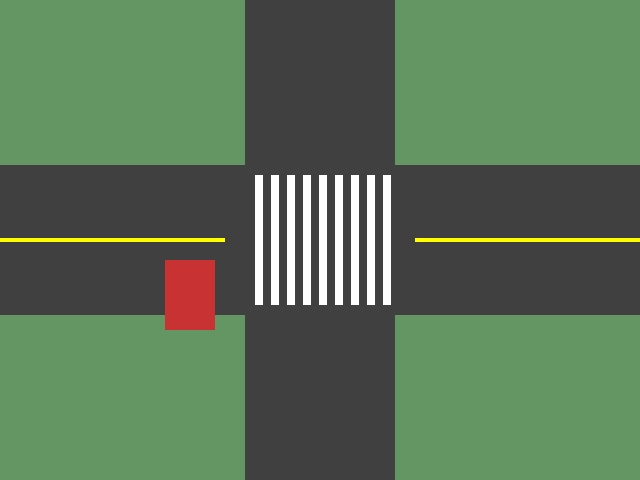
#> input picture tests/fixtures/synthetic/crosswalk_001.jpg, 640 x 480 px; its folder holds only this picture in this run
$ python -i segment_color.py   (imports and definitions only)
#> lines starting #> are read from the running program, lines starting #| are printed output that depends on the picture; after the words box and inside, x2 and y2 are one past the last pixel; in counts of white or black regions, pixels touching at a corner belong together
#!/usr/bin/env python3
"""
Color-based Road Segmentation using HSV color space
HSV 색상 공간 기반 도로 영역 추출
"""

import cv2
import numpy as np
from pathlib import Path
from tqdm import tqdm

def segment_road_by_color(image_path, output_dir):
    """
    HSV 기반 도로 영역 추출
    Extract road regions using HSV color thresholding

    Args:
        image_path: Path to input image
        output_dir: Directory to save results

    Returns:
        Path to output image
    """
#> called with output_dir = 'out.png'
    # Read image
    img = cv2.imread(str(image_path))
#> img is the input picture: shape (480, 640, 3); mean B, G, R 87.6, 115.8, 91.4
    if img is None:
        print(f"Warning: Could not read {image_path}")
        return None

    # Convert to HSV color space
    hsv = cv2.cvtColor(img, cv2.COLOR_BGR2HSV)
#> hsv: shape (480, 640, 3); mean H, S, V 36.6, 50.6, 117.6

    # Define road color range (gray asphalt)
    # H: 0-180 (all hues for gray)
    # S: 0-50 (low saturation for gray)
    # V: 40-180 (medium to high value)
    lower_road = np.array([0, 0, 40])
    upper_road = np.array([180, 50, 180])

    # Create mask
    mask = cv2.inRange(hsv, lower_road, upper_road)
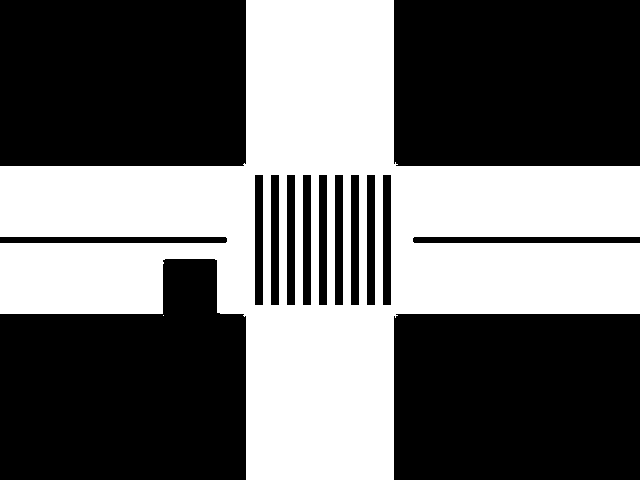
#> mask: shape (480, 640); 41.9% white; 2 white regions (1 under 20 px), largest, box (x1, y1, x2, y2) and area: (0, 0, 640, 480) 128837

    # Morphological operations to remove noise
    kernel = np.ones((5, 5), np.uint8)
    mask = cv2.morphologyEx(mask, cv2.MORPH_CLOSE, kernel)  # Fill small holes
#> mask: shape (480, 640); 41.9% white; 2 white regions (1 under 20 px), largest, box (x1, y1, x2, y2) and area: (0, 0, 640, 480) 128859
    mask = cv2.morphologyEx(mask, cv2.MORPH_OPEN, kernel)   # Remove small noise
#> mask: shape (480, 640); 41.9% white; 1 white region, box (x1, y1, x2, y2) and area: (0, 0, 640, 480) 128859

    # Create visualization
    result = cv2.bitwise_and(img, img, mask=mask)
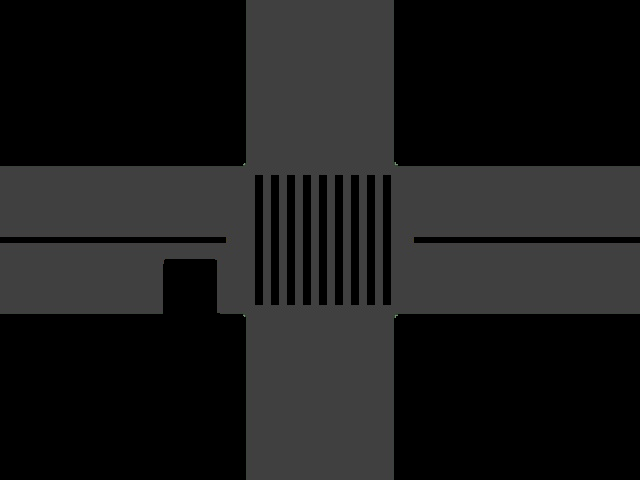
#> result: shape (480, 640, 3); mean B, G, R 26.8, 26.9, 26.8
    overlay = img.copy()
    overlay[mask > 0] = [128, 128, 128]  # Gray color for road regions
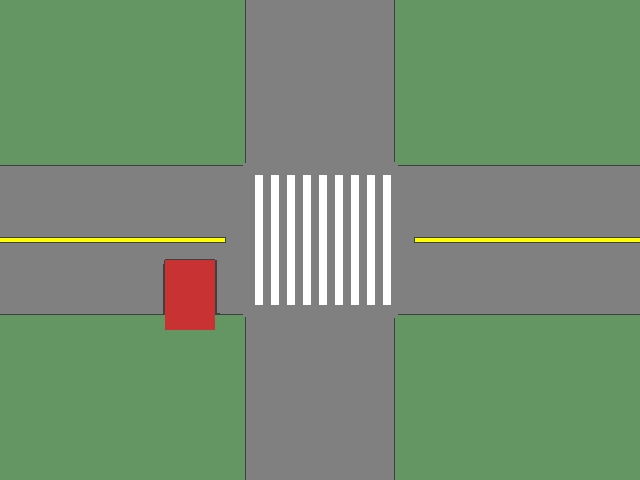
#> overlay: shape (480, 640, 3); mean B, G, R 114.5, 142.7, 118.2
    blended = cv2.addWeighted(img, 0.6, overlay, 0.4, 0)
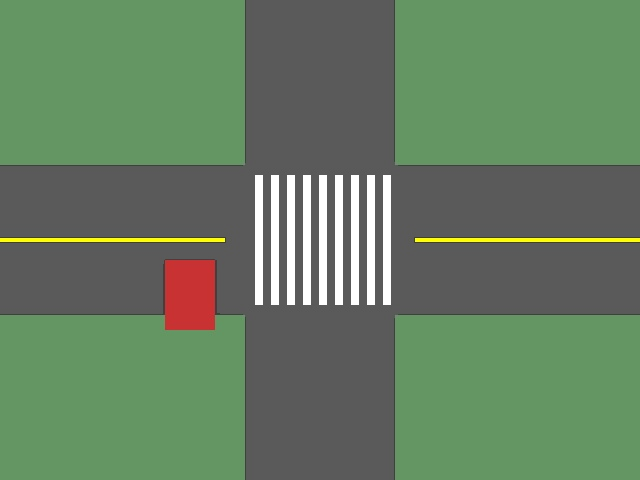
#> blended: shape (480, 640, 3); mean B, G, R 98.5, 126.7, 102.2

    # Save blended result
#> (the run stopped early here; a loop or call above may not have finished)

$ run again, on tests/fixtures/synthetic/highway_001.jpg
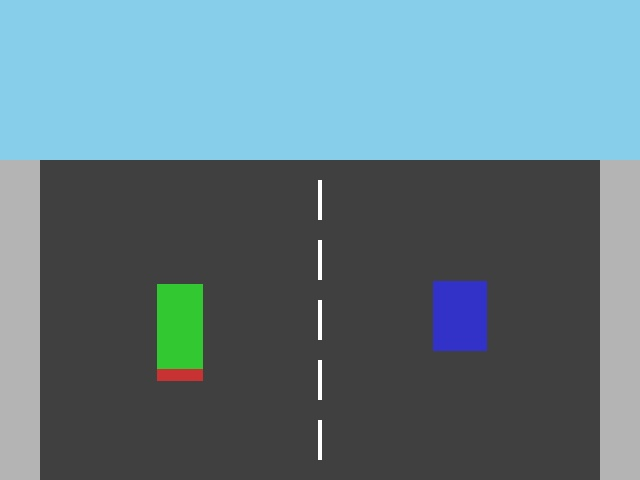
#> input picture tests/fixtures/synthetic/highway_001.jpg, 640 x 480 px
#> in segment_road_by_color, img is the input picture: shape (480, 640, 3); mean B, G, R 132.3, 123, 97.7
#> hsv: shape (480, 640, 3); mean H, S, V 36.1, 41.6, 134.5
#> in segment_road_by_color, `mask = cv2.inRange(hsv, lower_road, upper_road)`:
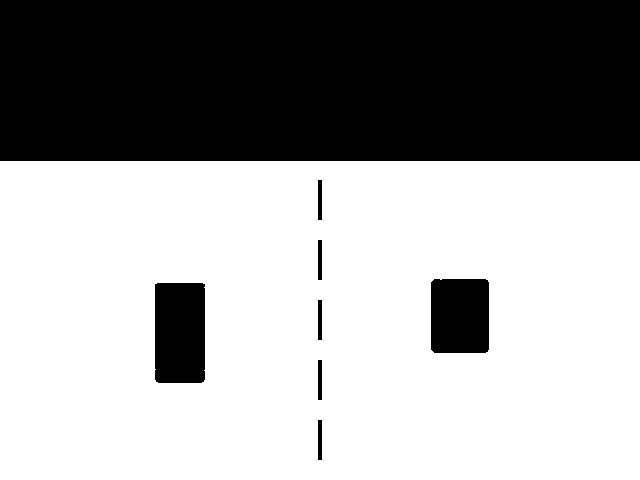
#> mask: shape (480, 640); 63.2% white; 8 black regions, largest, box (x1, y1, x2, y2) and area: (0, 0, 640, 161) 103040, (155, 283, 205, 383) 4983, (431, 279, 489, 353) 4268
#> in segment_road_by_color, `blended = cv2.addWeighted(img, 0.6, overlay, 0.4, 0)`:
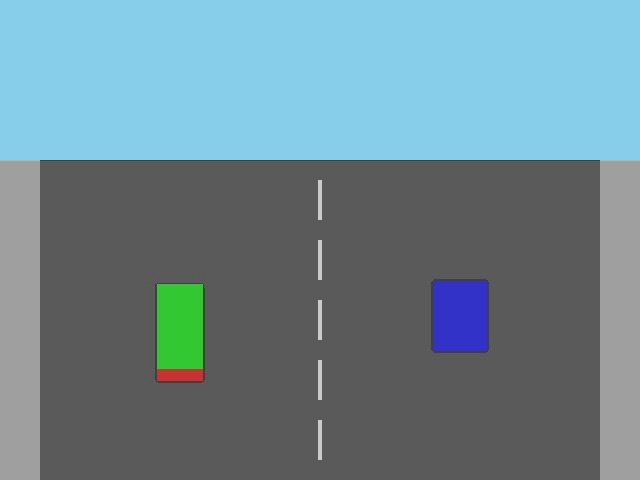
#> blended: shape (480, 640, 3); mean B, G, R 144.7, 135.4, 110.1

$ run again, on tests/fixtures/synthetic/highway_002.jpg
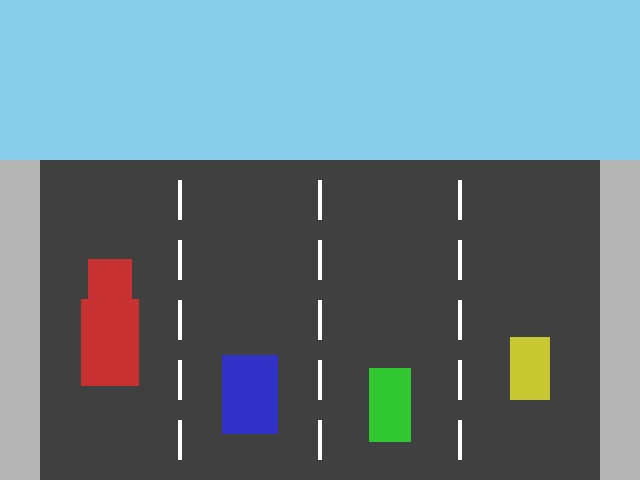
#> input picture tests/fixtures/synthetic/highway_002.jpg, 640 x 480 px
#> in segment_road_by_color, img is the input picture: shape (480, 640, 3); mean B, G, R 133.2, 124.5, 102.6
#> hsv: shape (480, 640, 3); mean H, S, V 37.3, 47.2, 139.3
#> in segment_road_by_color, `mask = cv2.inRange(hsv, lower_road, upper_road)`:
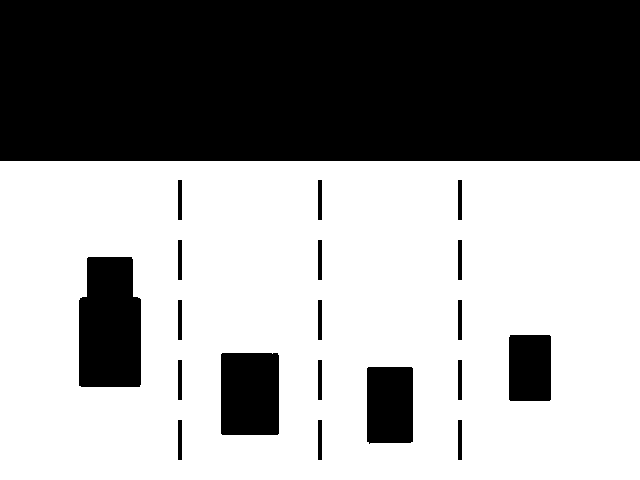
#> mask: shape (480, 640); 59.7% white; 20 black regions, largest, box (x1, y1, x2, y2) and area: (0, 0, 640, 161) 103040, (79, 257, 141, 387) 7404, (221, 353, 279, 435) 4750
#> in segment_road_by_color, `blended = cv2.addWeighted(img, 0.6, overlay, 0.4, 0)`:
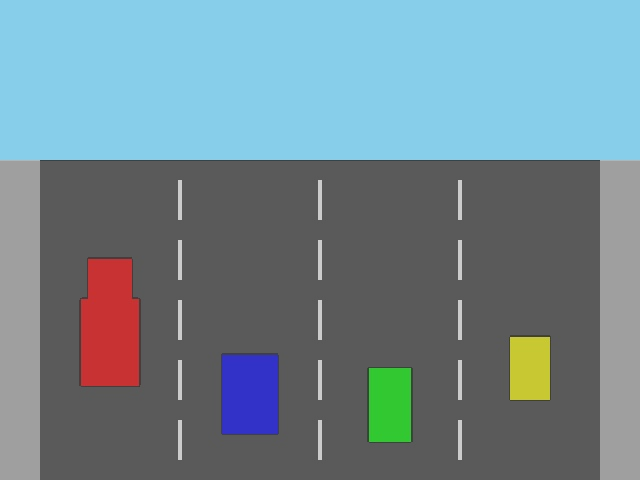
#> blended: shape (480, 640, 3); mean B, G, R 144.4, 135.7, 113.8
